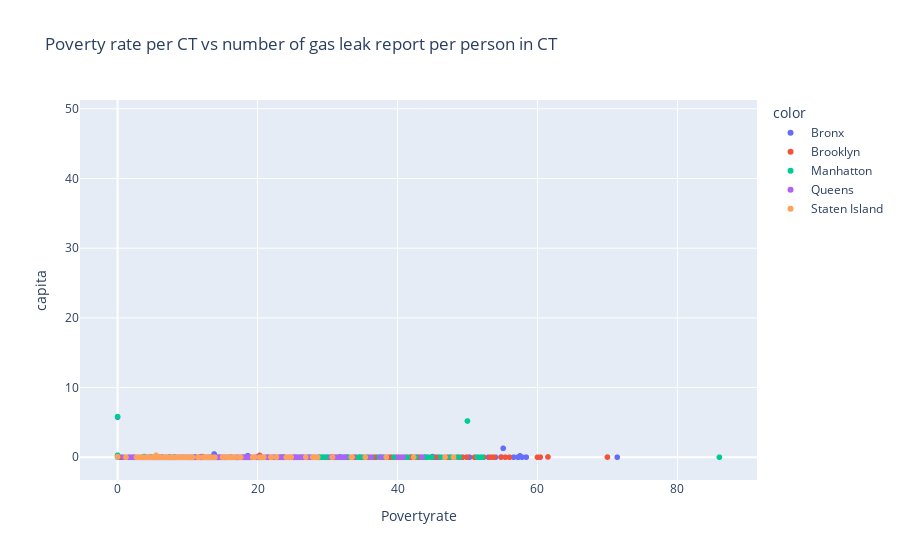

Notebook cell for this chart:
### Code cell
demo = pd.read_csv("DataFiles/FDNY/Demographic.csv")
join = demo.merge(Month_data,on = "Geoid")
join['total'] = join['Spring']+join['Summer']+join['Autumn']+join['Winter']
join['popu'] = join['Population'].str.replace(',', '')
join['total'] = join.total.astype(float)
join['popu'] = join.popu.astype(float)
join['capita'] = join['total']/join['popu']
join['Povertyrate'] = join['Povertyrate'].str.replace('%', '')
join['Unemploymentrate'] = join['Unemploymentrate'].str.replace('%', '')
join['Povertyrate'] = join.Povertyrate.astype(float)
join['Unemploymentrate'] = join.Unemploymentrate.astype(float)

for row in range(0,len(join)):
    if int(join.at[row,'Geoid']/100000) == 360050:
        join.at[row,'borough'] = 0
    elif int(join.at[row,'Geoid']/100000) == 360850:
        join.at[row,'borough'] = 1
    elif int(join.at[row,'Geoid']/100000) == 360470 or int(join.at[row,'Geoid']/100000) == 360471:
        join.at[row,'borough'] = 2
    elif int(join.at[row,'Geoid']/100000) == 360610:
        join.at[row,'borough'] = 3
    elif int(join.at[row,'Geoid']/100000) == 360810:
        join.at[row,'borough'] = 4

color2 = join.borough.values

px.scatter(join, x="Povertyrate", y="capita", color = boro[color2],hover_data=['Geoid'],title = 'Poverty rate per CT vs number of gas leak report per person in CT')

### Figure 1 — Plotly figure (JSON) as saved in the notebook; plotly's stock layout.template omitted (floating-point values rounded to 4 significant figures; data arrays with more than 128 entries replaced by an {"elided": "..."} marker saying what was removed)
{"data": [{"customdata": {"elided": "429x1 int values"}, "hoverlabel": {"namelength": 0}, "hovertemplate": "color=Bronx<br>Povertyrate=%{x}<br>capita=%{y}<br>Geoid=%{customdata[0]}", "legendgroup": "Bronx", "marker": {"color": "#636efa", "symbol": "circle"}, "mode": "markers", "name": "Bronx", "showlegend": true, "type": "scattergl", "x": {"elided": "429 float values"}, "xaxis": "x", "y": {"elided": "429 float values"}, "yaxis": "y"}, {"customdata": {"elided": "704x1 int values"}, "hoverlabel": {"namelength": 0}, "hovertemplate": "color=Brooklyn<br>Povertyrate=%{x}<br>capita=%{y}<br>Geoid=%{customdata[0]}", "legendgroup": "Brooklyn", "marker": {"color": "#EF553B", "symbol": "circle"}, "mode": "markers", "name": "Brooklyn", "showlegend": true, "type": "scattergl", "x": {"elided": "704 float values"}, "xaxis": "x", "y": {"elided": "704 float values"}, "yaxis": "y"}, {"customdata": {"elided": "276x1 int values"}, "hoverlabel": {"namelength": 0}, "hovertemplate": "color=Manhatton<br>Povertyrate=%{x}<br>capita=%{y}<br>Geoid=%{customdata[0]}", "legendgroup": "Manhatton", "marker": {"color": "#00cc96", "symbol": "circle"}, "mode": "markers", "name": "Manhatton", "showlegend": true, "type": "scattergl", "x": {"elided": "276 float values"}, "xaxis": "x", "y": {"elided": "276 float values"}, "yaxis": "y"}, {"customdata": {"elided": "514x1 int values"}, "hoverlabel": {"namelength": 0}, "hovertemplate": "color=Queens<br>Povertyrate=%{x}<br>capita=%{y}<br>Geoid=%{customdata[0]}", "legendgroup": "Queens", "marker": {"color": "#ab63fa", "symbol": "circle"}, "mode": "markers", "name": "Queens", "showlegend": true, "type": "scattergl", "x": {"elided": "514 float values"}, "xaxis": "x", "y": {"elided": "514 float values"}, "yaxis": "y"}, {"customdata": [[36085001700], [36085000600], [36085000700], [36085000300], [36085000800], [36085000900], [36085002001], [36085002002], [36085013204], [36085002100], [36085002700], [36085002900], [36085001100], [36085003300], [36085003600], [36085003900], [36085004000], [36085004700], [36085005000], [36085005900], [36085006400], [36085007000], [36085007400], [36085007500], [36085007700], [36085008100], [36085014605], [36085009601], [36085009602], [36085009700], [36085010500], [36085011201], [36085011202], [36085011401], [36085011402], [36085012100], [36085012200], [36085012500], [36085012804], [36085013201], [36085014606], [36085013302], [36085013400], [36085013800], [36085014100], [36085027704], [36085020804], [36085014700], [36085015100], [36085015601], [36085015602], [36085015603], [36085016901], [36085017010], [36085017300], [36085017600], [36085017700], [36085018701], [36085018702], [36085018901], [36085018902], [36085019700], [36085020100], [36085020700], [36085030302], [36085020801], [36085017008], [36085020803], [36085021300], [36085022300], [36085022600], [36085023100], [36085023900], [36085024700], [36085024800], [36085025100], [36085027301], [36085027302], [36085030301], [36085027702], [36085027900], [36085017005], [36085029102], [36085031901], [36085031902], [36085032300], [36085013203], [36085017007], [36085029104], [36085029103], [36085014604], [36085017009], [36085022800], [36085024401], [36085024402], [36085027705], [36085027706], [36085006700], [36085018100], [36085019800], [36085012805], [36085012806], [36085014607], [36085014608], [36085017011], [36085017012]], "hoverlabel": {"namelength": 0}, "hovertemplate": "color=Staten Island<br>Povertyrate=%{x}<br>capita=%{y}<br>Geoid=%{customdata[0]}", "legendgroup": "Staten Island", "marker": {"color": "#FFA15A", "symbol": "circle"}, "mode": "markers", "name": "Staten Island", "showlegend": true, "type": "scattergl", "x": [33.5, 17.4, 38.4, 20.7, 9.7, 30.7, 8.7, 13.1, 6.2, 27.9, 42.3, 46.8, 24.3, 7.4, 12.2, 9.9, 28.6, 7.8, 15.8, 15, 20.3, 16.2, 13.1, 33.4, 22.7, 26.9, 4.7, 10.5, 5.2, 13.9, 13.8, 8.4, 17.6, 22, 7.7, 12.8, 4, 24.1, 10.3, 8, 5.6, 24.8, 10.7, 8, 11.5, 7.1, 2.8, 3.4, 6.7, 4, 4.6, 12.6, 10.7, 7.9, 30.7, 5.4, 1.2, 15.5, 4.6, 12.5, 12.5, 8.2, 9.3, 28.2, 16.4, 16.8, 4.6, 9.9, 19.6, 19.3, 4.4, 19.4, 20.9, 7.9, 6.5, 3.4, 15.8, 10.4, 8.7, 9.7, 5.5, 2.7, 12.6, 48, 35.4, 21.9, 8.5, 4.5, 3.1, 9, 5.1, 6, 0, 7.7, 6.4, 11.6, 13.7, 3.8, 13, 7.4, 7.2, 13.6, 10.1, 4.7, 6.8, 10.6], "xaxis": "x", "y": [0.003356, 0.006645, 0.003052, 0.0005189, 0.001433, 0.007102, 0.003195, 0.002149, 0.0008259, 0.009207, 0.001353, 0.007874, 0.003511, 0.0008818, 0.004382, 0.007738, 0.003616, 0.0007766, 0.00104, 0.0003795, 0.007887, 0.0007038, 0.0006392, 0.001533, 0.01303, 0.009533, 0.003128, 0.00174, 0.004045, 0.002293, 0.001552, 0.0008684, 0.002645, 0.004891, 0.001449, 0.001305, 0.001049, 0.001701, 0.001174, 0.004493, 0.00408, 0.005854, 0.001267, 0.005509, 0.0003717, 0.001947, 0.002442, 0.001465, 0.001945, 0.003791, 0.0006024, 0.001876, 0.002694, 0.002913, 0.01348, 0.001661, 0.003285, 0.001107, 0.0009352, 0.001688, 0.003357, 0.003214, 0.003359, 0.003907, 0.001256, 0.002673, 0.002572, 0.004023, 0.002046, 0.0003472, 0.003534, 0.004271, 0.001846, 0.003701, 0.002953, 0.001225, 0.002094, 0.001364, 0.00426, 0.004037, 0.2723, 0.001997, 0.003725, 0.01103, 0.0033, 0.0032, 0.003129, 0.00161, 0.002079, 0.001794, 0.003114, 0.003024, 0.06667, 0.002404, 0.001878, 0.002056, 0.001356, 0.007252, 0.007061, 0.00254, 0.0006333, 0.001511, 0.002417, 0.001994, 0.001099, 0.001636], "yaxis": "y"}], "layout": {"legend": {"title": {"text": "color"}, "tracegroupgap": 0}, "title": {"text": "Poverty rate per CT vs number of gas leak report per person in CT"}, "xaxis": {"anchor": "y", "domain": [0, 1], "title": {"text": "Povertyrate"}}, "yaxis": {"anchor": "x", "domain": [0, 1], "title": {"text": "capita"}}}}
